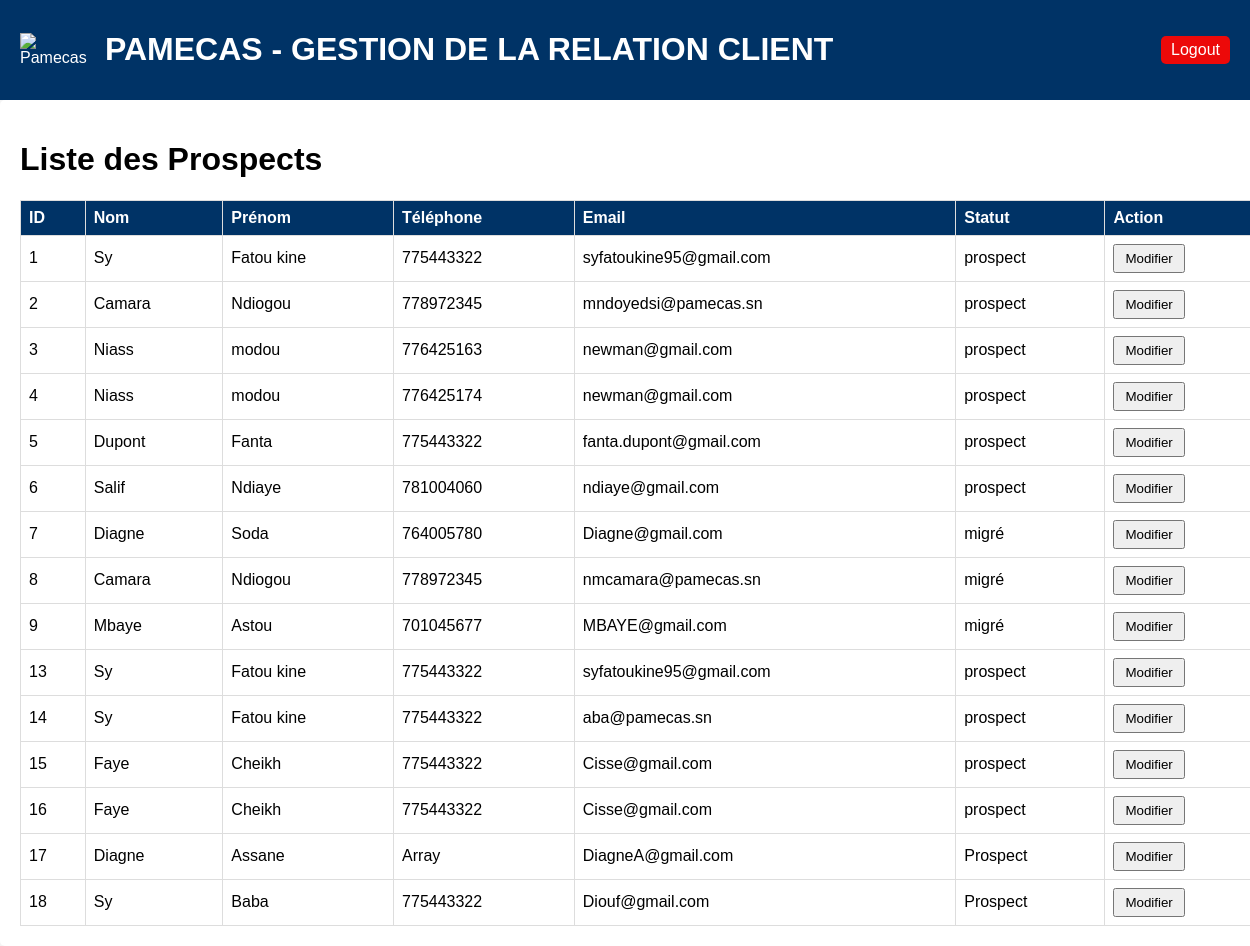
/modifie_prospect.php, run on the app's committed database.
### tables this page shows
CREATE TABLE `prospects` (
  `id` int(11) NOT NULL,
  `caisse_id` int(11) DEFAULT NULL,
  `statut` varchar(50) DEFAULT NULL,
  `enregistre_par` varchar(255) DEFAULT NULL,
  `agence_concernee` varchar(255) DEFAULT NULL,
  `date_enregistrement` date DEFAULT NULL,
  `type` varchar(50) NOT NULL,
  `nom_entreprise` varchar(255) DEFAULT NULL,
  `effectif` int(11) DEFAULT NULL,
  `classification` varchar(50) NOT NULL,
  `nom` varchar(255) DEFAULT NULL,
  `prenom` varchar(255) DEFAULT NULL,
  `Region` varchar(50) NOT NULL,
  `fonction` varchar(255) DEFAULT NULL,
  `telephone` varchar(20) NOT NULL,
  `telephone_whatsapp` tinyint(1) DEFAULT 0,
  `email` varchar(255) NOT NULL,
  `adresse` text DEFAULT NULL,
  `activites` text DEFAULT NULL,
  `besoins` text DEFAULT NULL,
  `source_connaissance` varchar(20) NOT NULL,
  `numero_membre` varchar(50) DEFAULT NULL,
  `personne_contact` varchar(255) DEFAULT NULL,
  `relation_contact` varchar(20) NOT NULL,
  `telephone_contact` varchar(20) DEFAULT NULL,
  `commentaires` text DEFAULT NULL,
  `a_beneficie_credit` tinyint(1) NOT NULL DEFAULT 0,
  `campagne_id` int(10) UNSIGNED NOT NULL,
  `numero_piece` varchar(50) NOT NULL
);

### modifie_prospect.php (the view, shortened to what this page needs)
<?php
include('conn.php');
$stmt = $pdo->query("SELECT * FROM prospects");
$prospects = $stmt->fetchAll(PDO::FETCH_ASSOC);
?>
<!DOCTYPE html>
<html lang="fr">
<head>
</head>
<body>
<header>
    <div class="logo">
        <img src="pamecas.jpg" alt="Pamecas" width="70">
        <h1>PAMECAS - GESTION DE LA RELATION CLIENT</h1>
    </div>
    <a href="accueil.html" class="logout">Logout</a>
</header>
<div class="container">
    <h1>Liste des Prospects</h1>
    <table border="1">
        <tr>
            <th>ID</th>
            <th>Nom</th>
            <th>Prénom</th>
            <th>Téléphone</th>
            <th>Email</th>
            <th>Statut</th>
            <th>Action</th>
        </tr>
        <?php foreach ($prospects as $p): ?>
        <tr>
            <td><?= htmlspecialchars($p['id']) ?></td>
            <td><?= htmlspecialchars($p['nom']) ?></td>
            <td><?= htmlspecialchars($p['prenom']) ?></td>
            <td><?= htmlspecialchars($p['telephone']) ?></td>
            <td><?= htmlspecialchars($p['email']) ?></td>
            <td><?= htmlspecialchars($p['statut']) ?></td>
            <td>
                <button onclick="openForm(
                    <?= $p['id'] ?>,
                    '<?= htmlspecialchars($p['statut'], ENT_QUOTES) ?>',
                    '<?= htmlspecialchars($p['enregistre_par'], ENT_QUOTES) ?>',
                    '<?= htmlspecialchars($p['agence_concernee'], ENT_QUOTES) ?>',
                    '<?= htmlspecialchars($p['date_enregistrement']) ?>',
                    '<?= htmlspecialchars($p['type'], ENT_QUOTES) ?>',
                    '<?= htmlspecialchars($p['nom_entreprise'], ENT_QUOTES) ?>',
                    '<?= htmlspecialchars($p['effectif']) ?>',
                    '<?= htmlspecialchars($p['classification'], ENT_QUOTES) ?>',
                    '<?= htmlspecialchars($p['nom'], ENT_QUOTES) ?>',
                    '<?= htmlspecialchars($p['prenom'], ENT_QUOTES) ?>',
                    '<?= htmlspecialchars($p['fonction'], ENT_QUOTES) ?>',
                    '<?= htmlspecialchars($p['telephone'], ENT_QUOTES) ?>',
                    '<?= htmlspecialchars($p['telephone_whatsapp']) ?>',
                    '<?= htmlspecialchars($p['email'], ENT_QUOTES) ?>',
                    '<?= htmlspecialchars($p['adresse'], ENT_QUOTES) ?>',
                    '<?= htmlspecialchars($p['activites'], ENT_QUOTES) ?>',
                    '<?= htmlspecialchars($p['besoins'], ENT_QUOTES) ?>',
                    '<?= htmlspecialchars($p['source_connaissance'], ENT_QUOTES) ?>',
                    '<?= htmlspecialchars($p['numero_membre']) ?>',
                    '<?= htmlspecialchars($p['personne_contact'], ENT_QUOTES) ?>',
                    '<?= htmlspecialchars($p['relation_contact'], ENT_QUOTES) ?>',
                    '<?= htmlspecialchars($p['telephone_contact'], ENT_QUOTES) ?>',
                    '<?= htmlspecialchars($p['commentaires'], ENT_QUOTES) ?>'
                )">Modifier</button>
            </td>
        </tr>
        <?php endforeach; ?>
    </table>
</div>
</body>
</html>

### modifie_prospect.php (style rules this page uses)
body { font-family: Arial, sans-serif; background-color: #f4f4f4; margin: 0; }
header { background-color: #003366; color: white; padding: 10px 20px; display: flex; justify-content: space-between; align-items: center; }
header .logo { display: flex; align-items: center; gap: 15px; }
header .logout { background-color: rgb(236, 9, 9); color: white; padding: 5px 10px; border: none; border-radius: 5px; text-decoration: none; }
.container { width: 100%; margin: auto; background: white; padding: 20px; border-radius: 5px; overflow-x: auto; }
table { width: 100%; border-collapse: collapse; margin-top: 20px; }
th, td { border: 1px solid #ddd; padding: 8px; text-align: left; }
th { background-color: #003366; color: white; }
button { padding: 5px 10px; cursor: pointer; }

### data on the page
prospects: id "1", nom "Sy", prenom "Fatou kine", telephone "775443322", email "syfatoukine95@gmail.com", statut "prospect"
prospects: id "2", nom "Camara", prenom "Ndiogou", telephone "778972345", email "mndoyedsi@pamecas.sn", statut "prospect"
prospects: id "3", nom "Niass", prenom "modou", telephone "776425163", email "newman@gmail.com", statut "prospect"
prospects: id "4", nom "Niass", prenom "modou", telephone "776425174", email "newman@gmail.com", statut "prospect"
prospects: id "5", nom "Dupont", prenom "Fanta", telephone "775443322", email "fanta.dupont@gmail.com", statut "prospect"
prospects: id "6", nom "Salif", prenom "Ndiaye", telephone "781004060", email "ndiaye@gmail.com", statut "prospect"
prospects: id "7", nom "Diagne", prenom "Soda", telephone "764005780", email "Diagne@gmail.com", statut "migré"
prospects: id "8", nom "Camara", prenom "Ndiogou", telephone "778972345", email "nmcamara@pamecas.sn", statut "migré"
prospects: id "9", nom "Mbaye", prenom "Astou", telephone "701045677", email "MBAYE@gmail.com", statut "migré"
prospects: id "13", nom "Sy", prenom "Fatou kine", telephone "775443322", email "syfatoukine95@gmail.com", statut "prospect"
prospects: id "14", nom "Sy", prenom "Fatou kine", telephone "775443322", email "aba@pamecas.sn", statut "prospect"
prospects: id "15", nom "Faye", prenom "Cheikh", telephone "775443322", email "Cisse@gmail.com", statut "prospect"
prospects: id "16", nom "Faye", prenom "Cheikh", telephone "775443322", email "Cisse@gmail.com", statut "prospect"
prospects: id "17", nom "Diagne", prenom "Assane", telephone "Array", email "DiagneA@gmail.com", statut "Prospect"
prospects: id "18", nom "Sy", prenom "Baba", telephone "775443322", email "Diouf@gmail.com", statut "Prospect"
